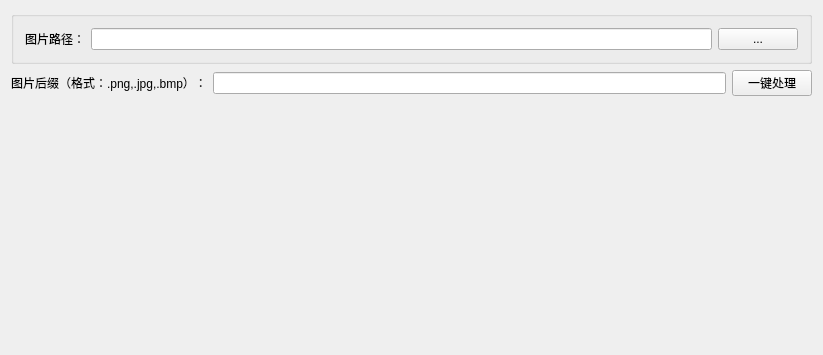
<?xml version="1.0" encoding="UTF-8"?>
<ui version="4.0">
 <class>MainWidget</class>
 <widget class="QWidget" name="MainWidget">
  <property name="geometry">
   <rect>
    <x>0</x>
    <y>0</y>
    <width>823</width>
    <height>355</height>
   </rect>
  </property>
  <property name="windowTitle">
   <string>MainWidget</string>
  </property>
  <layout class="QVBoxLayout" name="verticalLayout">
   <item>
    <widget class="QGroupBox" name="group_image">
     <property name="title">
      <string/>
     </property>
     <layout class="QHBoxLayout" name="horizontalLayout">
      <item>
       <widget class="QLabel" name="lbl_imgSrc">
        <property name="text">
         <string>图片路径：</string>
        </property>
       </widget>
      </item>
      <item>
       <widget class="QLineEdit" name="edit_imgSrc">
        <property name="readOnly">
         <bool>true</bool>
        </property>
       </widget>
      </item>
      <item>
       <widget class="QPushButton" name="btn_selectImgSrc">
        <property name="text">
         <string>...</string>
        </property>
       </widget>
      </item>
     </layout>
    </widget>
   </item>
   <item>
    <layout class="QHBoxLayout" name="horizontalLayout_2">
     <item>
      <widget class="QLabel" name="lbl_suffix">
       <property name="text">
        <string>图片后缀（格式：.png,.jpg,.bmp）：</string>
       </property>
      </widget>
     </item>
     <item>
      <widget class="QLineEdit" name="edit_suffix"/>
     </item>
     <item>
      <widget class="QPushButton" name="btn_process">
       <property name="text">
        <string>一键处理</string>
       </property>
      </widget>
     </item>
    </layout>
   </item>
   <item>
    <spacer name="verticalSpacer">
     <property name="orientation">
      <enum>Qt::Vertical</enum>
     </property>
     <property name="sizeHint" stdset="0">
      <size>
       <width>20</width>
       <height>254</height>
      </size>
     </property>
    </spacer>
   </item>
  </layout>
 </widget>
 <layoutdefault spacing="6" margin="11"/>
 <resources/>
 <connections/>
</ui>
